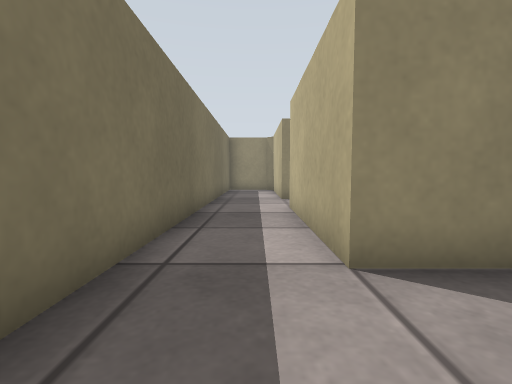
view 1 (above)

23 first-person views from a walk through a world built for the Gazebo simulator. The camera is 0.5 m above the floor, tilts 4° down and sees 85° across. The floor is counted in squares, 0.5 m on a side. Each view is taken from the middle of a square. On the plan, view 1 faces up. The plan holds only what a view shows up to about 11 squares ahead; the rest is blank. The place goes on beyond the plan. Some surface patterns are stand-ins.

view 2
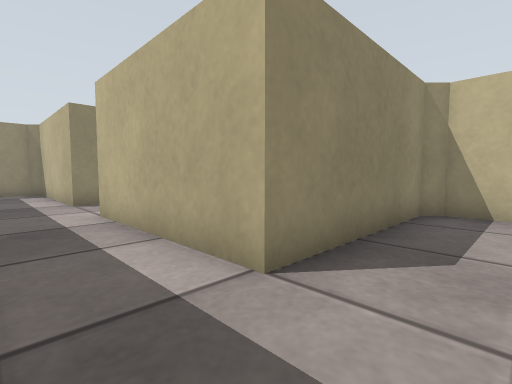

view 3
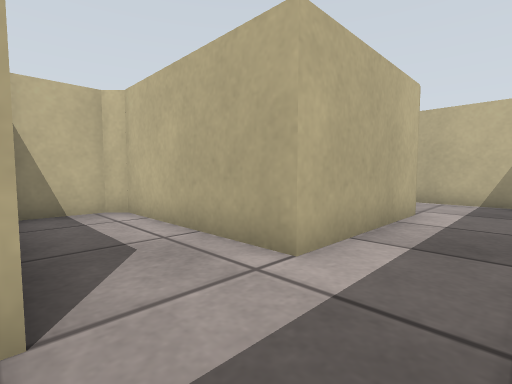

view 4
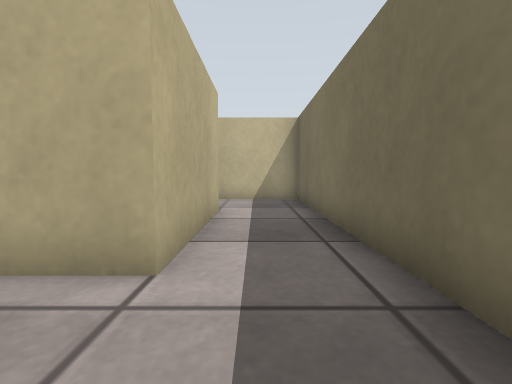

view 5
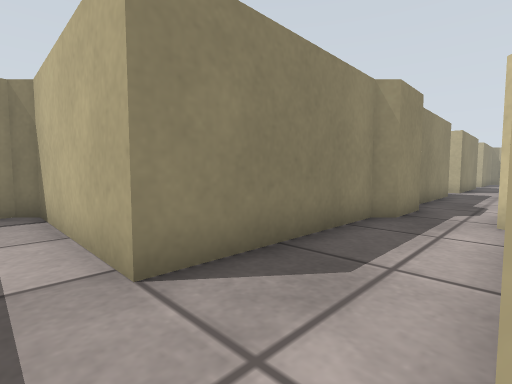

view 6
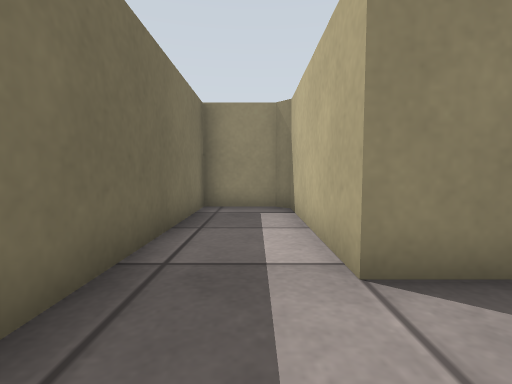

view 7
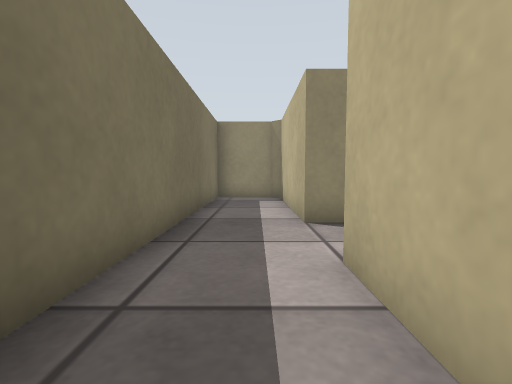

view 8
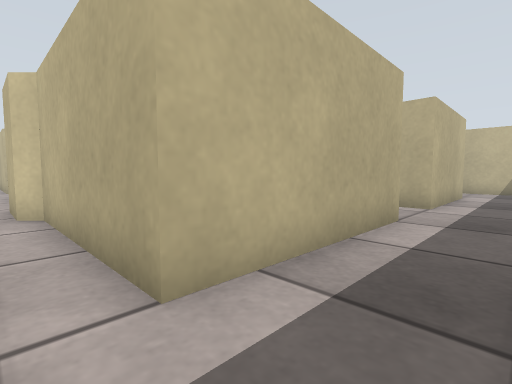

view 9
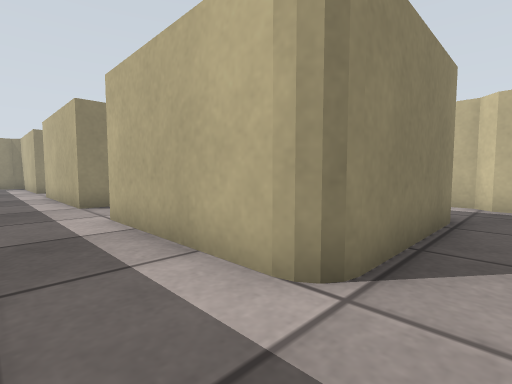

view 10
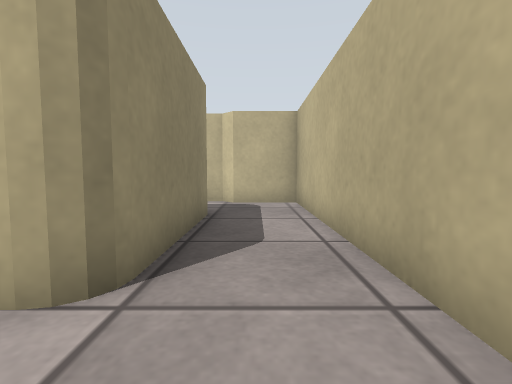

view 11
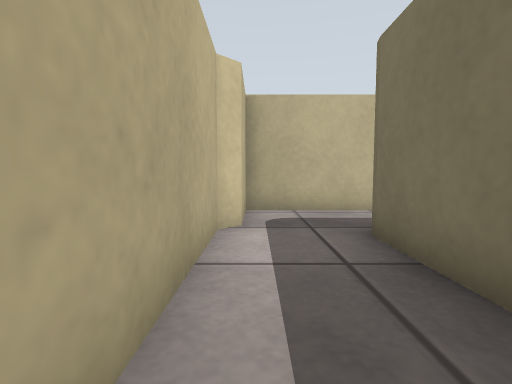

view 12
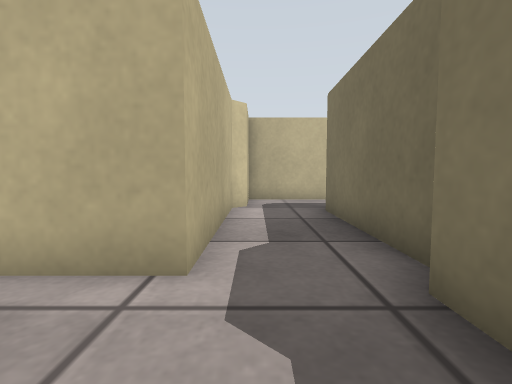

view 13
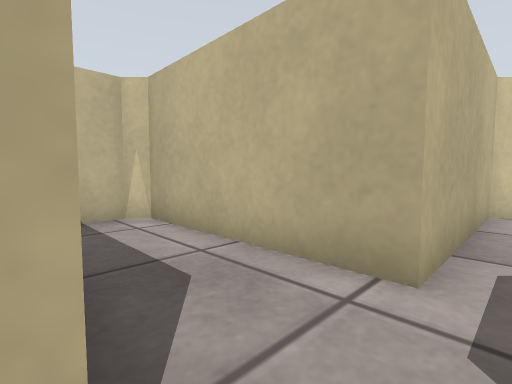

view 14
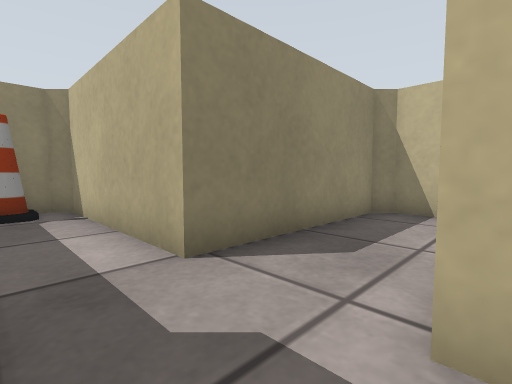

view 15
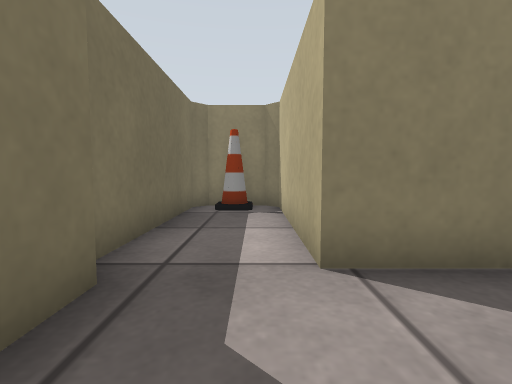

view 16
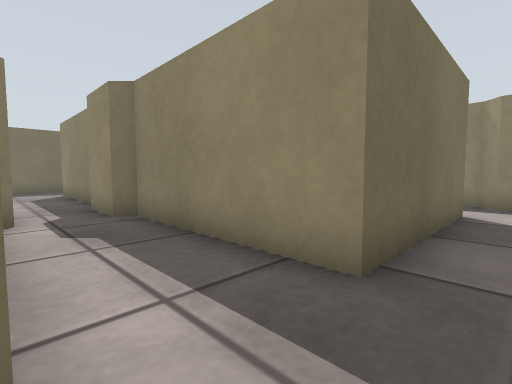

view 17
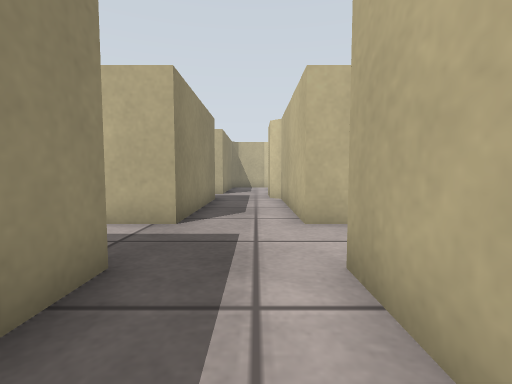

view 18
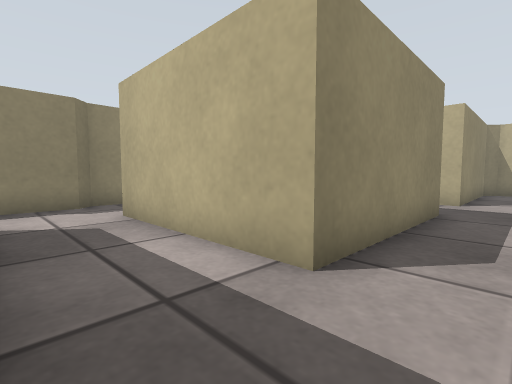

view 19
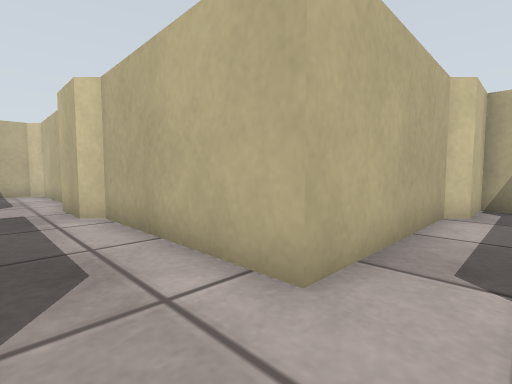

view 20
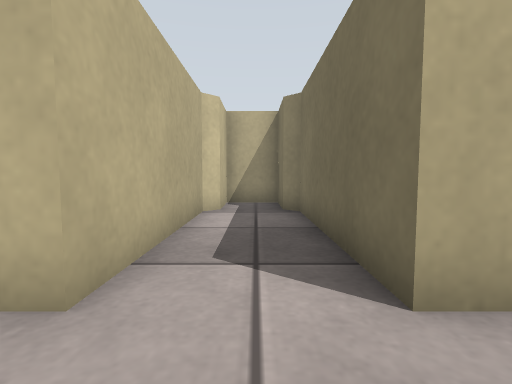

view 21
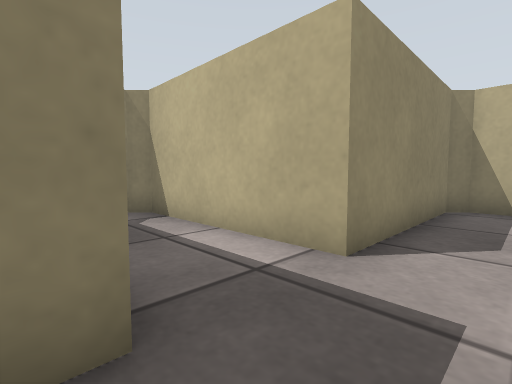

view 22
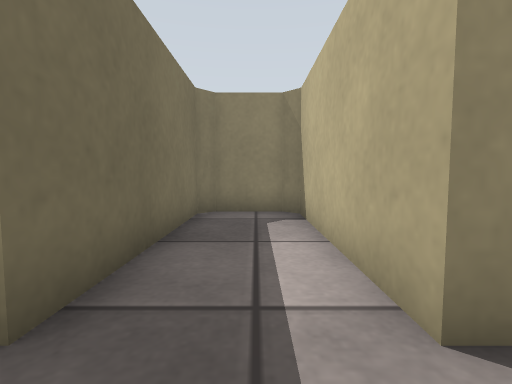

view 23
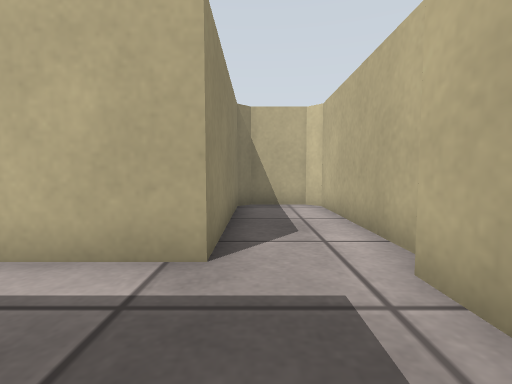

### Floor plan
Points are (right, up) in squares from view 1. A wall is a line through its corners. A room is listed if a view was taken in it or the views show most of it. See-through windows are left out.
Room 1 (views 1, 2, 3, 4, 5, 6, 7, 8, 9, 10)
walls: (6.6, 10.1) (6.2, 10.5) (1, 10.5) (1, 15.8) (0.6, 16.1) (-1.5, 16.1) (-1.5, -7.4) (0.5, -7.4); (1, -4.4) (1, 0.3) (6.2, 0.3) (6.6, 0.7) (6.6, 2.5) (6.2, 2.8) (1, 2.8) (1, 8) (6.2, 8)
ways out: opening at (1, -6) to room 5; opening at (5, 9) to room 7
Room 2 (views 11, 14, 15)
walls: (6.2, 0.3) (6.2, -4.2); (8.3, -5.2) (8.7, -4.8) (8.7, 0.3)
ways out: opening at (8, 0) to room 3; opening at (7, -5) to room 5
Room 3 (views 12, 13)
walls: (8.7, 0.3) (13.9, 0.3) (14.3, 0.7); (6.6, 2.5) (6.6, 0.8); (14.3, 0.8) (14.3, 2.5) (13.9, 2.8) (8.7, 2.8)
ways out: opening at (8, 0) to room 2; opening at (8, 3) to room 6
Room 4 (views 16, 17, 18, 19, 20, 21, 22, 23)
walls: (24.2, 8) (29.3, 8) (29.7, 8.4) (29.7, 10.1) (29.3, 10.5) (24.1, 10.5) (24.1, 15.7) (23.7, 16.1) (22, 16.1) (21.6, 15.7) (21.6, 10.5) (16.4, 10.5) (16.4, 15.8); (11.9, 8) (13.9, 8) (13.9, 2.8) (14.3, 2.5) (14.3, 0.7) (16, 0.7) (16, 2.4) (16.4, 2.8) (16.4, 8) (21.6, 8) (22, 8.4) (23.8, 8.4); (13.9, 15.9) (13.9, 10.5) (8.7, 10.5) (8.3, 10.1)
ways out: opening at (8, 9) to room 7; opening at (15, 15)
Room 5 (no view inside)
walls: (5.6, -4.9) (1.5, -4.9); (0.5, -7.4) (8.3, -7.4) (8.3, -5.2)
ways out: opening at (1, -6) to room 1; opening at (7, -5) to room 2
Room 6 (no view inside)
walls: (8.7, 2.8) (8.7, 8.1); (6.2, 8) (6.2, 3.1)
ways out: opening at (8, 3) to room 3; opening at (7, 7) to room 7
Room 7 (no view inside)
walls: (6.5, 8.4) (6.2, 8) (6.5, 8.3); (8.3, 10.1) (6.6, 10.1); (8.7, 8.1) (8.4, 8.3)
ways out: opening at (5, 9) to room 1; opening at (8, 9) to room 4; opening at (7, 7) to room 6
objects: cone (7, 8) to (8, 8)

Positions as (right, up) in squares from view 1, and headings:
1: (0, 0), facing up
2: (-1, 1), facing up-right
3: (-1, 3), facing down-right
4: (0, 3), facing down
5: (0, 8), facing up-right
6: (0, 8), facing up
7: (0, 5), facing up
8: (-1, 9), facing down-right
9: (-1, -6), facing up-right
10: (-1, -6), facing right
11: (8, 0), facing down
12: (8, 3), facing down
13: (8, 3), facing down-right
14: (7, 0), facing up-right
15: (8, 0), facing up
16: (15, 8), facing up-left
17: (11, 9), facing right
18: (14, 9), facing up-right
19: (15, 10), facing down-right
20: (15, 10), facing down
21: (21, 9), facing up-right
22: (23, 9), facing up
23: (21, 10), facing right
